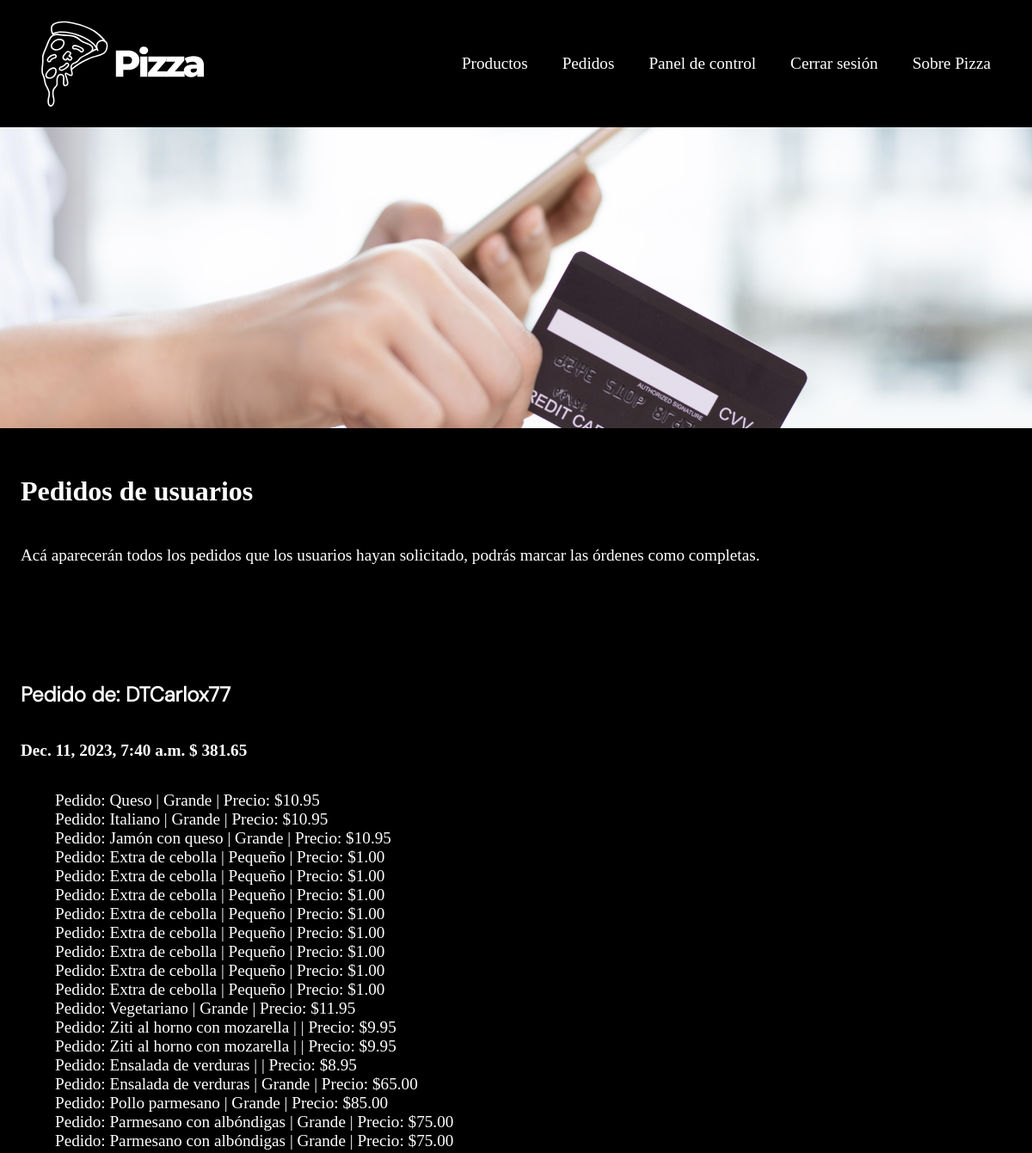
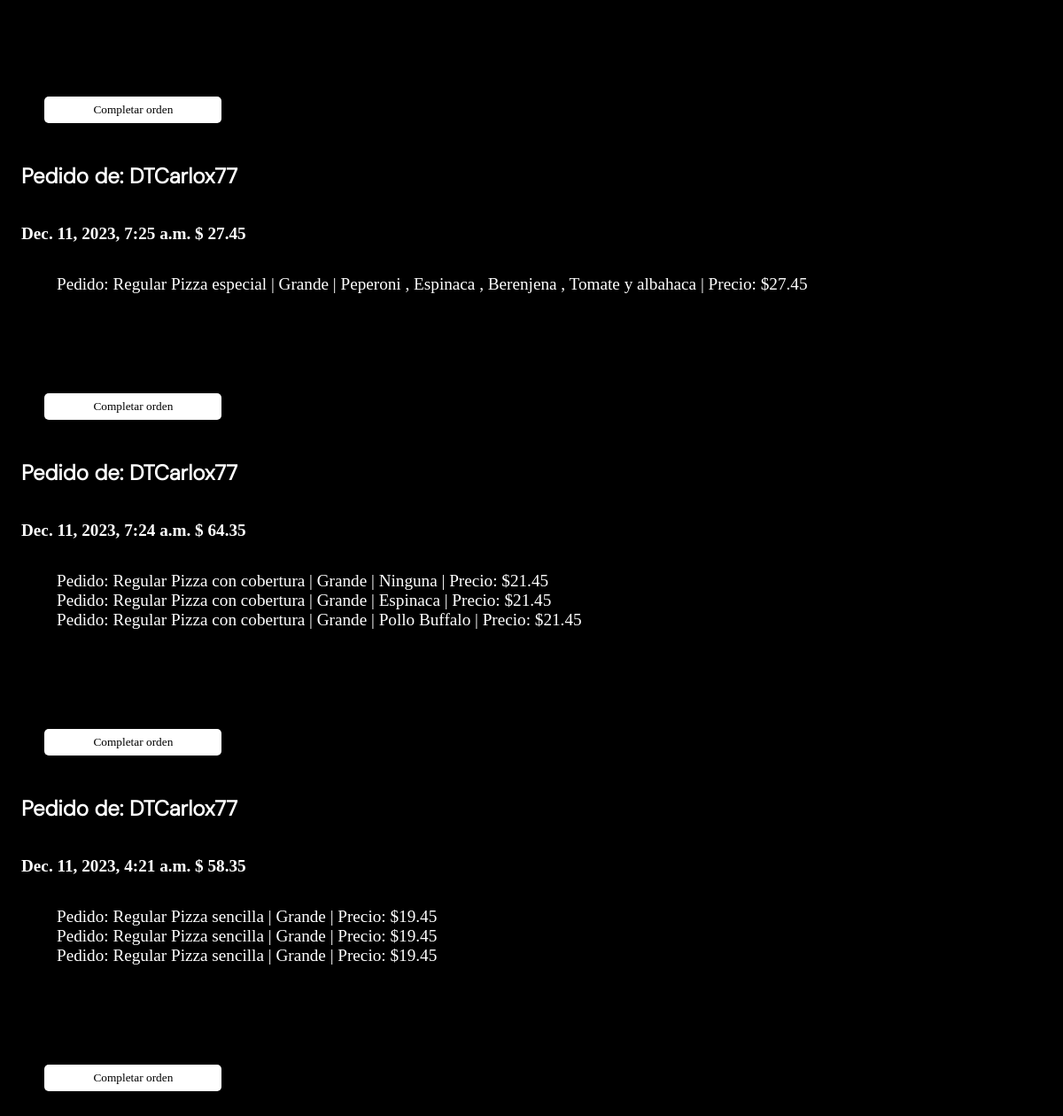
The app's page /orders/ (signed in), older data (2 pictures, top to bottom).
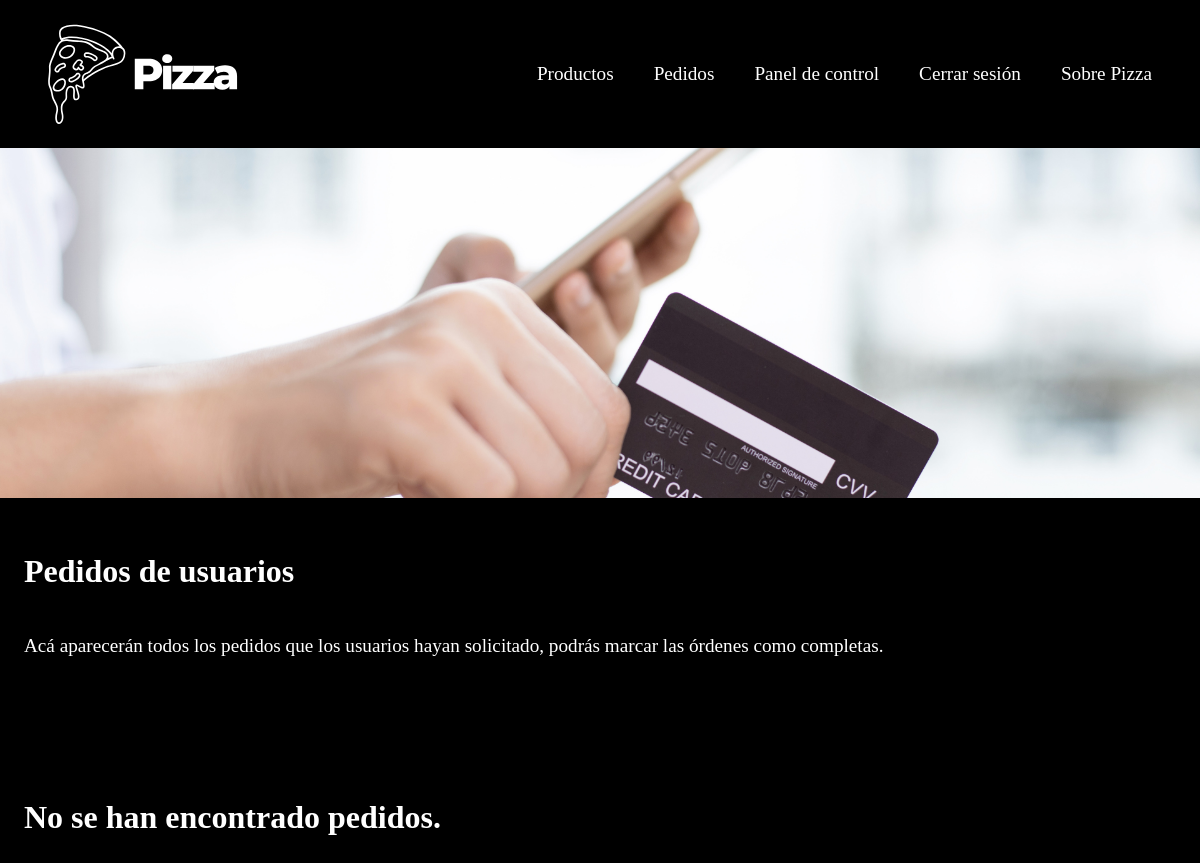
The same page, newer data.
### pizza/models.py (models this page shows, shortened)
class Order(models.Model):
    user = models.CharField(max_length=255)
    price = models.DecimalField(max_digits=10, decimal_places=2)
    products = models.JSONField()
    date = models.DateTimeField(auto_now_add=True)
    status = models.CharField(max_length=50, default="pendiente")

### pizza/views.py (the view)
# urls.py: path("orders/", views.orders),
def orders(request):
    all_orders = Order.objects.all().order_by('-date')
    return render(request, "orders.html", {"orders": all_orders})

### pizza/templates/orders.html (shortened to what this page needs)
{% load static %}
<!DOCTYPE html>
<html lang="en">
<head>
    <link rel="stylesheet" href="{% static 'css/style.css' %}">
</head>
<body style="margin-bottom: 5%;">
    <nav class="full-screen">
        <div class="icon">
            <img src="{% static 'icons/pizza.svg' %}" alt="">
        </div>
        <div class="options">
            <ul>
                {% if user.is_staff %}
                    <li><a href="/products">Productos</a></li>
                    <li><a href="/orders">Pedidos</a></li>
                    <li><a href="/admin/">Panel de control</a></li>
                    <li><a href="/log_out">Cerrar sesión</a></li>
                    <li><a href="/">Sobre Pizza</a></li>
                {% endif %}
            </ul>
        </div>
    </nav>
    <section class="image">
        <img src="{% static 'images/pedido.png' %}" alt="">
    </section>
    {% if user.is_staff %}
        <section class="information-menu">
            <h1>Pedidos de usuarios</h1>
            <p>Acá aparecerán todos los pedidos que los usuarios hayan solicitado, podrás marcar las órdenes como completas.</p>
        </section>
        {% if orders %}
            {% for order in orders %}
                <section class="information-menu">
                    <h2>Pedido de: {{ order.user }}</h2>
                    <h3>{{ order.date }} $ {{ order.price }}</h3>
                    <ul>
                        {% for product in order.products %}
                            <li>
                                Pedido{{ loop.index }}:
                                {{ product.Tipo }} {{ product.Toppins | default_if_none:'Sin coberturas' }} |
                                {{ product.Size | default_if_none:'' }}
                                {% if product.Toppin1 is not none %}| {{ product.Toppin1 }}{% endif %}
                                {% if product.Toppin2 is not none %}, {{ product.Toppin2 }}{% endif %}
                                {% if product.Toppin3 is not none %}, {{ product.Toppin3 }}{% endif %}
                                {% if product.Toppin4 is not none %}, {{ product.Toppin4 }}{% endif %}
                                | Precio: ${{ product.Price }}
                            </li>
                        {% endfor %}
                    </ul>
                </section>
                {% if order.status == "pendiente"%}
                    <button class="complete-order" data-order-id="{{ order.id }}">Completar orden</button>
                {% else %}
                <section class="information-menu">
                    <h3>Orden completada</h3>
                </section>
                {% endif %}
            {% endfor %}
        {% else %}
            <section class="information-menu">
                <h1>No se han encontrado pedidos.</h1>
            </section>
        {% endif %}
    {% endif %}
</body>
</html>

Row changes from the older to the newer data that the page shows:
removed Order: user "DTCarlox77", date "Dec. 11, 2023, 7:40 a.m.", price "381.65", Tipo "Queso" "Italiano" "Jamón con queso" "Extra de cebolla" "Extra de cebolla" "Extra de cebolla" "Extra de cebolla" "Extra de cebolla" "Extra de cebolla" "Extra de cebolla" "Extra de cebolla" "Vegetariano" "Ziti al horno con mozarella" "Ziti al horno con mozarella" "Ensalada de verduras" "Ensalada de verduras" "Pollo parmesano" "Parmesano con albóndigas" "Parmesano con albóndigas", Size "Grande" "Grande" "Grande" "Pequeño" "Pequeño" "Pequeño" "Pequeño" "Pequeño" "Pequeño" "Pequeño" "Pequeño" "Grande" "Grande" "Grande" "Grande" "Grande", Price "10.95" "10.95" "10.95" "1.00" "1.00" "1.00" "1.00" "1.00" "1.00" "1.00" "1.00" "11.95" "9.95" "9.95" "8.95" "65.00" "85.00" "75.00" "75.00"
removed Order: user "DTCarlox77", date "Dec. 11, 2023, 7:25 a.m.", price "27.45", Tipo "Regular", Toppins "Pizza especial", Size "Grande", Toppin1 "Peperoni", Toppin2 "Espinaca", Toppin3 "Berenjena", Toppin4 "Tomate y albahaca", Price "27.45"
removed Order: user "DTCarlox77", date "Dec. 11, 2023, 7:24 a.m.", price "64.35", Tipo "Regular" "Regular" "Regular", Toppins "Pizza con cobertura" "Pizza con cobertura" "Pizza con cobertura", Size "Grande" "Grande" "Grande", Toppin1 "Ninguna" "Espinaca" "Pollo Buffalo", Price "21.45" "21.45" "21.45"
removed Order: user "DTCarlox77", date "Dec. 11, 2023, 4:21 a.m.", price "58.35", Tipo "Regular" "Regular" "Regular", Toppins "Pizza sencilla" "Pizza sencilla" "Pizza sencilla", Size "Grande" "Grande" "Grande", Price "19.45" "19.45" "19.45"
Text that changed along with them:
text now shown: "No se han encontrado pedidos."
